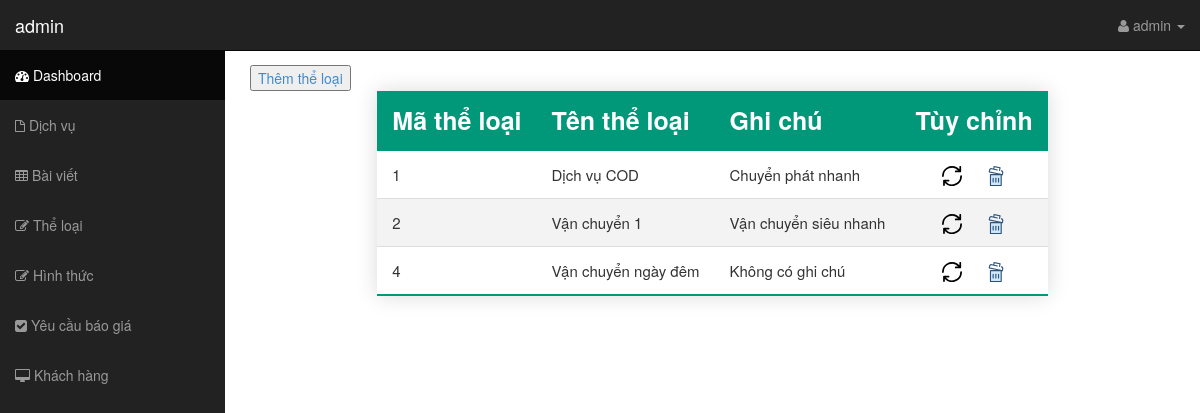
The page /controller/admin.php?view=theloai (signed in) on the database its author committed.
### tables this page shows
CREATE TABLE `theloai` (
  `matheloai` int(11) NOT NULL,
  `tentheloai` varchar(255) NOT NULL,
  `ghichu` varchar(255) DEFAULT 'Không có ghi chú'
);

### controller/admin.php (called while the page is built)
<?php
include "../view/admin/header.php";
include "../view/admin/admin.php";
include "../view/admin/footer.php";
?>

### model/thuvien.php (called while the page is built, shortened)
<?php
function showDatabase($pdo, $table) {
	$select = "SELECT * FROM $table";
	$stmt = $pdo->prepare($select);
	$stmt->execute();
	$element = $stmt->fetchAll(PDO::FETCH_ASSOC);
	return $element;
}
?>

### view/admin/theloai.php (the view)
<div>
    <button>
        <a href="../controller/them_dm.php">Thêm thể loại</a>
    </button>
</div>
<table class="styled-table">
    <thead>
        <tr>
            <th>Mã thể loại</th>
            <th>Tên thể loại</th>
            <th>Ghi chú</th>
            <th>Tùy chỉnh</th>
        </tr>
    </thead>
    <tbody>
        <?php
            $table = "theloai";
            $row = showDatabase($pdo, $table);
            foreach ($row as $value) {
        ?>
            <tr>
                <td><?php echo $value['matheloai'];?></td>
                <td><?php echo $value['tentheloai'];?></td>
                <td><?php echo $value['ghichu'];?></td>
                <td class="option">
                    <a class="update" href="../controller/sua_dm.php?matheloai=<?php echo $value['matheloai'];?>" value="">
                        <img src="../view/images/icon/update.svg" title="<?php echo $value['matheloai'];?>" alt="Cập nhật">
                    </a>
                    <a href="../controller/xoa_dm.php?matheloai=<?php echo $value['matheloai'];?>">
                        <img src="../view/images/icon/delete.svg" title="Xóa" alt="Xóa">
                    </a>
                </td>
            </tr>
        <?php } ?>
    </tbody>
</table>

### view/css/sb-admin.css (style rules this page uses)
body { margin-top: 50px; }

### view/css/admin.css (style rules this page uses)
.styled-table { border-collapse: collapse; margin: 0 auto; box-shadow: 0 0 20px rgba(0, 0, 0, 0.15); }
.styled-table thead tr { background: #009879; color: #fff; text-align: left; }
.styled-table th, .styled-table td { padding: 12px 15px; }
.styled-table th { font-size: 2.5rem; }
.styled-table td { font-size: 1.5rem; }
.styled-table tbody tr { border-bottom: 1px solid #dddddd; }
.styled-table tbody tr:nth-of-type(even) { background-color: #f3f3f3; }
.styled-table tbody tr:last-of-type { border-bottom: 2px solid #009879; }
.option { text-align: center; }
.option a { color: blue; margin: 10px; cursor: pointer; text-decoration: none; }
.option a img { width: 20px; }

### rows shown on the page
theloai: matheloai "1", tentheloai "Dịch vụ COD", ghichu "Chuyển phát nhanh"
theloai: matheloai "2", tentheloai "Vận chuyển 1", ghichu "Vận chuyển siêu nhanh"
theloai: matheloai "4", tentheloai "Vận chuyển ngày đêm", ghichu "Không có ghi chú"

### other values the page prints
$username "admin"
